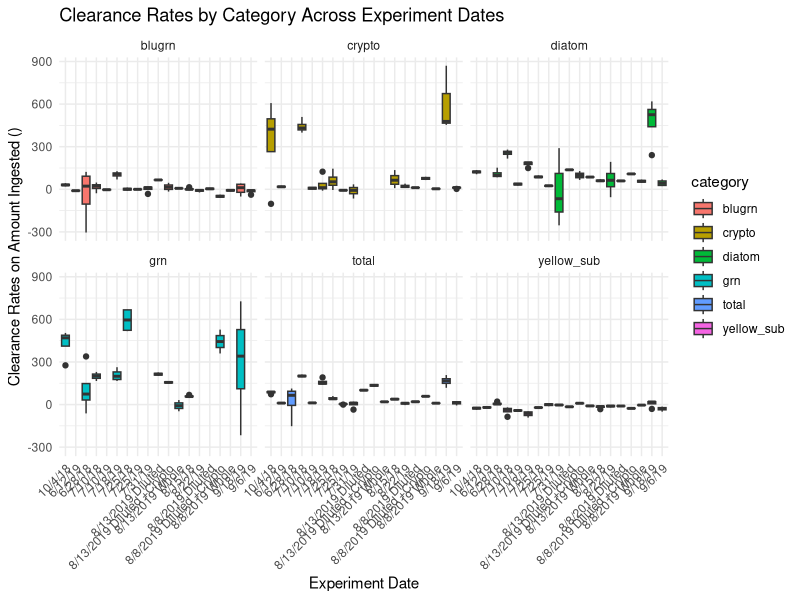
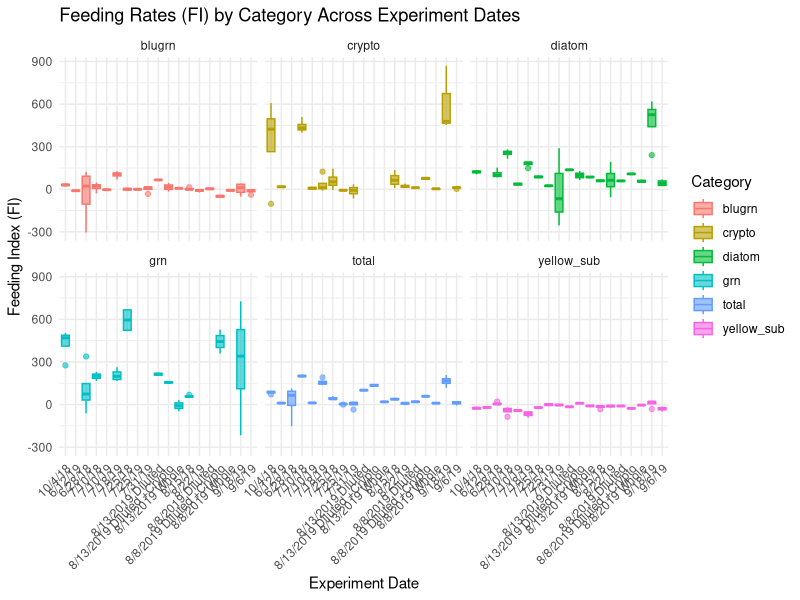
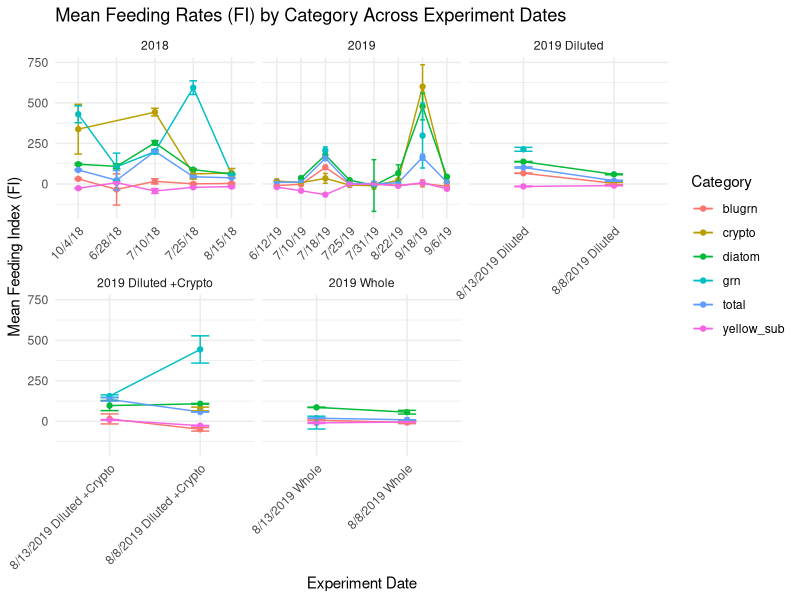
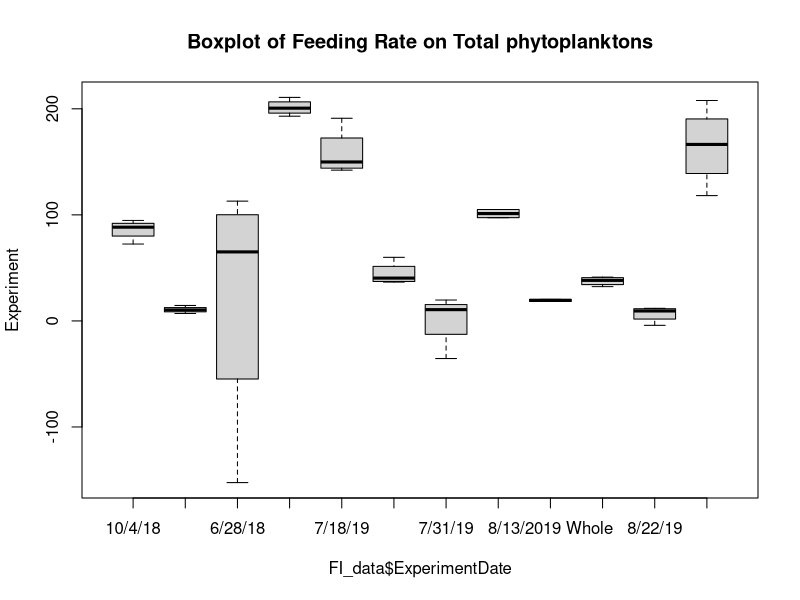

These charts were generated, in order, by the following R code: (Note: this script raises an error after producing the figures.)
## ---- chunk 1
knitr::opts_chunk$set(echo = TRUE)
library(ggplot2)
library(ggrepel)
library(ggpubr)
library(tidyverse)
library(vegan)
## ---- chunk 2
fp_2019raw <- read.csv("inputs/fp_data/AllFPData2019.csv", header = T)
fp_2018raw <- read.csv("inputs/fp_data/AllFPData2018.csv", header = T)
fp_data <- rbind(fp_2018raw,fp_2019raw) %>%
  rename("blugrn" = Bluegreen,
         "grn" = `Green.Algae`,
         "diatom" = `Diatoms`,
         "crypto" = `Cryptophyta`,
         "yellow_sub" = `Yellow.substances`,
         "total" = `Total.conc.`,
         "date_time" = `Date.Time`,
         "exp_id" = `ExperimentJD`) %>%
  mutate(dd = lubridate::mdy_hm(date_time),
         Treatment = case_when(
           str_detect(Tank, "C") ~ "control",
           str_detect(Tank, "Q") ~ "quagga",
           .default = "other"
         )) %>%
  pivot_longer(cols = c(blugrn,grn,crypto,diatom,yellow_sub,total), 
               names_to = 'category', values_to = 'chla')
reading_summary <- fp_data %>%
  group_by(Treatment, TimePoint, Tank, ExperimentDate,WaterLocation) %>%
  summarise(n_readings = n_distinct(chla)) 
  
fp_summary <- fp_data %>%
  group_by(Treatment, TimePoint, Tank,ExperimentDate, category, exp_id,WaterLocation) %>%
  summarise(across(c(chla, dd), list(avg = mean), .names = "{.fn}_{.col}")) %>%
  arrange(Treatment, Tank, ExperimentDate, exp_id, avg_dd) %>%
  group_by(Treatment, Tank, ExperimentDate, exp_id,category) %>%
  mutate(
    interval_mins = as.numeric(difftime(avg_dd, lag(avg_dd), units = "mins")),
    # Calculate total elapsed time from T0 for that group
    total_elapsed_hrs = as.numeric(difftime(avg_dd, min(avg_dd), units = "hours"))
  ) %>%
  ungroup() %>%
  ## Add volumes
  # In both 2018 and 2019, all tank started with 14L of screened water. 25ml were taken out at each time point for fp and flowcam readings
  group_by(Treatment, Tank, ExperimentDate, exp_id, category,WaterLocation) %>%
  mutate(
    reading_number = row_number(),
    V = 14000,
    VFWC = reading_number * 25
  ) %>%
  mutate(
    VFM = V - VFWC
  ) %>%
  ungroup()
## ---- chunk 3
#Calculations for control data to get final mixed measurements to correct for settling and death in mussel grazer experiments 
control_summary_data <- fp_summary %>%
  filter(Treatment == "control") %>%
  select(-Treatment) %>%
  group_by(Tank, ExperimentDate, category, exp_id,WaterLocation) %>%
  summarise(control_elapsed_hour = max(total_elapsed_hrs),
         C0 = avg_chla[TimePoint == "0"],
         #Final control measurement after mixing
         CFM = avg_chla[TimePoint == "FM"]) %>%
  group_by(ExperimentDate, category, exp_id) %>%
  # get summarized data for growth rate correction in the quagga data
  summarise(avg_control_elapsed_hour=mean(control_elapsed_hour),
            avg_C0 = mean(C0),
            avg_CFM = mean(CFM))
  
  
#Calculations for experimental data to get final mixed measurements
exp_data <- fp_summary %>%
  filter(Treatment == "quagga") %>%
  select(-Treatment) %>%
  group_by(Tank, ExperimentDate, category, exp_id, V,WaterLocation) %>%
  summarise(
    quagga_elapsed_hour = max(total_elapsed_hrs),
         quagga_VFMx = min(VFM),
         Z0 = avg_chla[TimePoint == "0"],
         #Final control measurement after mixing
         ZFM = avg_chla[TimePoint == "FM"])

#Combine both data
final_data <- exp_data %>%
  left_join(control_summary_data, by = c("ExperimentDate", "category", "exp_id"))
# Calculate feeding rates
feeding_rates <- final_data %>%
  mutate(
    # No body size or ash-free dry weight were recorded. 
    # This calculation will assume uniform body weight across experiments
    # There were 20 mussels in each tank
    FI = (V/(quagga_elapsed_hour*20)) * (log(Z0)-log(ZFM)-log(avg_C0)+log(avg_CFM))
  )%>%
  ungroup() %>%
  filter(!is.infinite(FI)) %>%
  separate(ExperimentDate, into = c("Month", "Day", "Year"), sep = "/", remove = FALSE) %>%
  mutate(Year = case_when(
    Year %in% c('18','19') ~ paste0("20", Year),
    TRUE ~ Year))
write.csv(feeding_rates, "inputs/fp_data/All_feeding_rates.csv", row.names = FALSE, quote = FALSE)
## ---- chunk 4
# Plot 1: All categories faceted by category
ggplot(feeding_rates, aes(x = ExperimentDate, y = FI, fill = category)) +
  geom_boxplot() +
  facet_wrap(~category) +
  theme_minimal() +
  labs(title = "Clearance Rates by Category Across Experiment Dates",
       x = "Experiment Date",
       y = "Clearance Rates on Amount Ingested ()") +
  theme(axis.text.x = element_text(angle = 45, hjust = 1))

# Plot 2: All categories overlaid with colors
ggplot(feeding_rates, aes(x = ExperimentDate, y = FI, fill = category, color = category)) +
  geom_boxplot(alpha = 0.6) +
  facet_wrap(~category) +
  theme_minimal() +
  labs(title = "Feeding Rates (FI) by Category Across Experiment Dates",
       x = "Experiment Date",
       y = "Feeding Index (FI)",
       fill = "Category",
       color = "Category") +
  theme(axis.text.x = element_text(angle = 45, hjust = 1))

# Plot 3: Line plot showing mean FI per category per date
feeding_summary_plot <- feeding_rates %>%
  group_by(ExperimentDate, category,Year,WaterLocation) %>%
  summarise(mean_FI = mean(FI, na.rm = TRUE),
            se_FI = sd(FI, na.rm = TRUE) / sqrt(n())) %>%
  ungroup()

ggplot(feeding_summary_plot, aes(x = ExperimentDate, y = mean_FI, color = category, group = category)) +
  geom_line() +
  geom_point() +
  geom_errorbar(aes(ymin = mean_FI - se_FI, ymax = mean_FI + se_FI), width = 0.2) +
  facet_wrap(~Year, scales = "free_x") +
  theme_minimal()+
  labs(title = "Mean Feeding Rates (FI) by Category Across Experiment Dates",
       x = "Experiment Date",
       y = "Mean Feeding Index (FI)",
       color = "Category") +
  theme(axis.text.x = element_text(angle = 45, hjust = 1))

## ---- chunk 5
metaG <- c('6/12/19','8/22/19','7/18/19','7/31/19','8/13/2019 Diluted', '8/13/2019 Whole', '9/18/19','6/28/18','7/10/18','7/25/18','8/15/18','10/4/18')

metaG_fp <- feeding_rates %>%
  filter(ExperimentDate %in% metaG) %>%
  mutate(
    lake = case_when(
      WaterLocation == "WE4" ~ "LE",
      WaterLocation == "SB15" ~ "LH",
      TRUE ~ NA_character_
    ) 
  ) %>%
  select(Tank, ExperimentDate, category, FI, lake) %>%
  mutate(FI = if_else(is.nan(FI), 0, FI)) %>%
  pivot_wider(names_from = category, values_from = FI,values_fill = 0)

## Identify outliers with Dixon's Q test for feeding rate (FI) within each experiment date
FI_data <- metaG_fp[1:9]

q_FI_data <- FI_data %>%
  group_by(ExperimentDate) %>%
  summarise(
    Q_range = max(total) - min(total),
    Q_gap = max(total) - sort(total)[2],
    Q_statistic = Q_gap / Q_range,
    Q_critical = case_when(
      n() == 4 ~ 0.765, # Dixon's Q critical value for n=4 at 95% confidence level
      TRUE ~ NA_real_), 
    # Determine if the largest value in that experiment is an outlier based on Dixon's Q test
    has_outlier = ifelse(Q_statistic > Q_critical, TRUE, FALSE)
)


boxplot(FI_data$total~FI_data$ExperimentDate, main = "Boxplot of Feeding Rate on Total phytoplanktons", ylab = "Experiment")
## ---- chunk 6
## Remove the outliers flaged by Dixon's Q test from the metaG_fp dataset

metaG_fp_clean <- metaG_fp %>%
  left_join(q_FI_data %>% select(ExperimentDate, has_outlier), by = "ExperimentDate") %>%
  group_by(ExperimentDate) %>%
  mutate(is_outlier = ifelse(has_outlier & total == max(total), TRUE, FALSE)) %>%
  ungroup() %>%
  filter(!is_outlier) %>%
  select(-has_outlier, -is_outlier)
write.csv(metaG_fp_clean, "inputs/fp_data/ND_metaG_samples_fp.csv", row.names = FALSE, quote = FALSE)
## ---- chunk 7
metaG_fp_clean <- read.csv("inputs/fp_data/ND_metaG_samples_fp.csv", header = TRUE)
metaG_FI <- metaG_fp_clean %>%
  select(1:9) %>%
  pivot_longer(cols = c(blugrn, grn, diatom, crypto, yellow_sub,total), names_to = "category", values_to = "FI") %>%
  mutate(year_month_date = case_when(
    ExperimentDate == "6/12/19" ~ "2019_06_12",
    ExperimentDate == "7/18/19" ~ "2019_07_18",
    ExperimentDate == "7/31/19" ~ "2019_07_31",
    ExperimentDate == "8/13/2019 Diluted" ~ "2019_08_13_Diluted",
    ExperimentDate == "8/13/2019 Whole" ~ "2019_08_13_Whole",
    ExperimentDate == "8/22/19" ~ "2019_08_22",
    ExperimentDate == "9/18/19" ~ "2019_09_18",
    ExperimentDate == "6/28/18" ~ "2018_06_28",
    ExperimentDate == "7/10/18" ~ "2018_07_10",
    ExperimentDate == "7/25/18" ~ "2018_07_25",
    ExperimentDate == "8/15/18" ~ "2018_08_15",
    ExperimentDate == "10/4/18" ~ "2018_10_04"
  )) %>%
  separate(year_month_date, into = c("year", "month", "date"),remove = F, sep = "_") %>%
  mutate(lake_year = paste0(lake, " ", year)) %>%
  mutate(month_date = paste0(month, "_", date)) %>%
  mutate(category_clean = case_when(
    category == "blugrn" ~ "Bluegreen (Cyanobacteria)",
    category == "grn" ~ "Green algae",
    category == "diatom" ~ "Diatoms",
    category == "crypto" ~ "Cryptophyta",
    category == "yellow_sub" ~ "Yellow substances",
    category == "total" ~ "Total phytoplanktons"
  ))
  
# plot 2018 Lake Erie samples
ggplot(metaG_FI %>% filter(lake_year == 'LE 2018'), aes(x = FI, y = category_clean, fill = category)) +
  geom_boxplot(alpha = 0.6) +
  labs(title = "Feeding rates by algal group across lake samples",
       x = "Clearance Rate on Amount Ingested \n(mL/hr per mussel)",
       y = NULL,
       fill = "Algal group") +
  scale_fill_manual(values = c("blugrn" = "#1b9e77", "grn" = "#66a61e", 
                               "diatom" = "#d95f02", "crypto" = "#e7298a", 
                               "yellow_sub" = "yellow", "total" = "#7570b3")) +
  facet_grid(rows = vars(lake_year), cols = vars(month_date), scales = "free_y") +
  theme_pubclean()+
  theme(plot.title= element_text(size=15,color='black',hjust=0.39,face = "bold"),
        axis.line = element_line(linewidth=0, colour = "black"),
          axis.ticks = element_line(linewidth=1, colour = "black"),
          axis.text.y = element_text(hjust = 0,size=12,color='black',face = "bold"),
          axis.text.x = element_text(hjust = 0.5,size=12,color='black',face = "bold", angle = 90),
          axis.title = element_text(size=12,color='black',face = "bold"),
          #panel.background = element_rect(fill = "snow"),
          panel.border = element_rect(color = "black", fill = NA, linewidth = 1.5),
          legend.title = element_text(size=10,color='black',hjust=0.5, face = "bold"),
          legend.position = 'right',
          panel.grid.major = element_blank())
ggsave("figures/fig3A/supplFig_2018_LE_FI_algal_group.png", width = 10, height = 4, dpi = 300)

# plot 2019 Lake Erie samples
ggplot(metaG_FI %>% filter(lake_year == 'LE 2019'), aes(x = FI, y = category_clean, fill = category)) +
  geom_boxplot(alpha = 0.6) +
  labs(title = "Feeding rates by algal group across lake samples",
       x = "Clearance Rate on Amount Ingested \n(mL/hr per mussel)",
       y = NULL,
       fill = "Algal group") +
  scale_fill_manual(values = c("blugrn" = "#1b9e77", "grn" = "#66a61e", 
                               "diatom" = "#d95f02", "crypto" = "#e7298a", 
                               "yellow_sub" = "yellow", "total" = "#7570b3")) +
  facet_grid(rows = vars(lake_year), cols = vars(month_date), scales = "free_y") +
  theme_pubclean()+
  theme(plot.title= element_text(size=15,color='black',hjust=0.39,face = "bold"),
        axis.line = element_line(linewidth=0, colour = "black"),
          axis.ticks = element_line(linewidth=1, colour = "black"),
          axis.text.y = element_text(hjust = 0,size=12,color='black',face = "bold"),
          axis.text.x = element_text(hjust = 0.5,size=12,color='black',face = "bold", angle = 90),
          axis.title = element_text(size=12,color='black',face = "bold"),
          #panel.background = element_rect(fill = "snow"),
          panel.border = element_rect(color = "black", fill = NA, linewidth = 1.5),
          legend.title = element_text(size=10,color='black',hjust=0.5, face = "bold"),
          legend.position = 'right',
          panel.grid.major = element_blank())
ggsave("figures/fig3A/supplFig_2019_LE_FI_algal_group.png", width = 10, height = 4, dpi = 300)

# plot 2019 Lake Huron samples
ggplot(metaG_FI %>% filter(lake_year == 'LH 2019'), aes(x = FI, y = category_clean, fill = category)) +
  geom_boxplot(alpha = 0.6) +
  labs(title = "Feeding rates by algal group across lake samples",
       x = "Clearance Rate on Amount Ingested \n(mL/hr per mussel)",
       y = NULL,
       fill = "Algal group") +
  scale_fill_manual(values = c("blugrn" = "#1b9e77", "grn" = "#66a61e", 
                               "diatom" = "#d95f02", "crypto" = "#e7298a", 
                               "yellow_sub" = "yellow", "total" = "#7570b3")) +
  facet_grid(rows = vars(lake_year), cols = vars(month_date), scales = "free_y") +
  theme_pubclean()+
  theme(plot.title= element_text(size=15,color='black',hjust=0.39,face = "bold"),
        axis.line = element_line(linewidth=0, colour = "black"),
          axis.ticks = element_line(linewidth=1, colour = "black"),
          axis.text.y = element_text(hjust = 0,size=12,color='black',face = "bold"),
          axis.text.x = element_text(hjust = 0.5,size=12,color='black',face = "bold", angle = 90),
          axis.title = element_text(size=12,color='black',face = "bold"),
          #panel.background = element_rect(fill = "snow"),
          panel.border = element_rect(color = "black", fill = NA, linewidth = 1.5),
          legend.title = element_text(size=10,color='black',hjust=0.5, face = "bold"),
          legend.position = 'right',
          panel.grid.major = element_blank())
ggsave("figures/fig3A/supplFig_2019_LH_FI_algal_group.png", width = 10, height = 4, dpi = 300)
## ---- chunk 8
metaG_fp_downstream <- metaG_fp_clean %>%
  # if bluegreen FI is negative in that treatment, move everything up by adding the absolute value of the most negative bluegreen FI in that treatment
  group_by(ExperimentDate, Tank) %>%
  mutate(blugrn_prime = if_else(blugrn < 0, blugrn + abs(min(blugrn)) + 0.0000001, blugrn),
         grn_prime = if_else(blugrn < 0, grn + abs(min(blugrn)) + 0.0000001, grn),
         diatom_prime = if_else(blugrn < 0, diatom + abs(min(blugrn)) + 0.0000001, diatom),
         crypto_prime = if_else(blugrn < 0, crypto + abs(min(blugrn)) + 0.0000001, crypto),
         yellow_sub_prime = if_else(blugrn < 0, yellow_sub + abs(min(blugrn)) + 0.0000001, yellow_sub),
         total_prime = if_else(blugrn < 0, total + abs(min(blugrn)) + 0.0000001, total)) %>%
  ungroup() %>%
  # FI on diatom and yellow substances are prone to inflation because of very low abundance.
  # selectivity is calculated here as the ratio between bluegreen and total chlorophyll-a instead of bluegreen versus all other food because the latter can be easily inflated by low FI on other food categories.
  mutate(selectivity_blugrn = blugrn_prime / (total_prime))

## ---- chunk 9
# Plot feeding index for total chlorophyll-a and selectivity for bluegreens across samples
comm_traits <- metaG_fp_downstream %>%
  select(Tank, ExperimentDate, lake, total, selectivity_blugrn) %>%
  separate(ExperimentDate, into = c("Date", "Column"), sep = " ") %>%
  mutate(Column = case_when(
           is.na(Column) ~ "Whole",
           TRUE ~ Column
         )) %>%
  filter(Column == "Whole") %>%
  separate(Date, into = c("Month", "Day", "Year"), sep = "/") %>%
  mutate(Tank = gsub("Q","R", Tank)) %>%
  mutate(Year = gsub('2019',"19", Year)) %>%
  mutate(lake = case_when(
    lake == "LE" ~ "Lake Erie",
    lake == "LH" ~ "Lake Huron",
    TRUE ~ NA_character_
  )) %>%
  mutate(`Lake System` = paste0('20',Year,' ', lake)) %>%
  mutate(Date = paste(Year, paste0(0,Month), Day, sep = "_")) %>%
  mutate(Date = gsub('18_010_4',"18_10_4", Date)) %>%
  mutate(Timepoint = paste(Month, Day, sep = "/")) %>%
  mutate(Month = case_when(
    Month == '10' ~ '10',
    TRUE ~ paste0(0, Month)
  )) 

mean_comm_traits <- comm_traits %>%
  select(Date, total, selectivity_blugrn, Month, Timepoint, `Lake System`) %>%
  group_by(Date, Month, Timepoint, `Lake System`) %>%
  summarise(`Mussel Total Feeding Rate` = mean(total),
            mtfr_se = sd(total) / sqrt(n()),
            `Mussel Selectivity` = mean(selectivity_blugrn),
            select_se = sd(selectivity_blugrn) / sqrt(n())) %>%
  ungroup()

ggplot(mean_comm_traits, aes(x = `Mussel Selectivity`, y = `Mussel Total Feeding Rate`)) +
  geom_point(aes(fill = `Lake System`, shape = Month),size = 4) +
  scale_fill_manual(name = "Lake System", 
                    values = c("2018 Lake Erie" = "peachpuff2", 
                               "2019 Lake Erie" = "cyan4", 
                               "2019 Lake Huron" = "lightpink4")) +
  scale_shape_manual(name = "Month", 
                     values = c("06" = 21, "07" = 22, 
                                "08" = 23,"09" = 24, "10" = 25))+
  guides(fill = guide_legend(override.aes = list(shape = 21)),
         alpha = "none",
         shape = guide_legend(override.aes = list(fill = "grey80"))) +
  geom_errorbar(aes(ymin = `Mussel Total Feeding Rate` - mtfr_se, ymax = `Mussel Total Feeding Rate` + mtfr_se), 
                width = 0.02, color = "grey30", lineend = "butt") +
  geom_errorbar(aes(xmin = `Mussel Selectivity` - select_se, xmax = `Mussel Selectivity` + select_se), 
                height = 0.02, color = "grey30", lineend = "butt") +
  labs(title = "Community Defense Traits",
       x = "Mussel selectivity for Cyanobacteria (Bluegreens : Total Chlorophyll-a)",
       y = "Total volume of phytoplanktons ingested per mussel per hour") +
  ggrepel::geom_text_repel(aes(label = Timepoint), size = 3, color = "black", fontface = "bold") +
  theme_pubclean()+
  theme(plot.title= element_text(size=15,color='black',hjust=0.39,face = "bold"),
        axis.line = element_line(size=0, colour = "black"),
          axis.ticks = element_line(size=1, colour = "black"),
          axis.text.y = element_text(hjust = 0,size=16,color='black',face = "bold"),
          axis.text.x = element_text(hjust = 0.5,size = 16,color='black',face = "bold", angle = 90),
          axis.title = element_text(size=12,color='black',face = "bold"),
          panel.background = element_blank(),
          panel.border = element_rect(color = "black", fill = NA, linewidth = 1.5),
          legend.title = element_text(size=10,color='black',hjust=0.5, face = "bold"),
          legend.position = 'right',
          panel.grid.major = element_blank(),
        panel.grid.minor = element_blank())
ggsave("figures/fig3A/ND2019_metaG_samples_community_defense_traits.png", width = 6, height = 4.5, dpi = 300)
## ---- chunk 10
## Microcystis clade abundance data quantified by mapping metaG reads to the lgt_516 marker gene 
mcy_clade_comp <- read.csv('inputs/clade_lgt_abundance.csv', header = TRUE) %>%
  mutate(sample_name = paste0(20,sample_name)) %>%
  select(-sum_TPM) %>%
  pivot_wider(names_from = Clade, values_from = sum_TPM_rel_abund) %>%
  mutate(UNKNOWN = Un+Unknown) %>% 
  select(-Un, -Unknown) %>%
  filter(Treatment == "control") %>%
  # remove diluted samples
  filter(!SampleID %in% c("ND-51", "ND-52")) %>%
  mutate(sample_name = gsub('2018',"18", sample_name)) %>%
  mutate(sample_name = gsub('2019',"19", sample_name)) 

# check if clade abundance sum up to 100
check_clade_sum <- mcy_clade_comp %>%
  select(9:ncol(mcy_clade_comp)) %>%
  rowwise() %>%
  mutate(total_clade_abundance = sum(c_across(everything()))) %>%
  ungroup() %>%
  pull(total_clade_abundance)

check_clade_sum
## ---- chunk 11
# Summarize trait data and clade composition data
mean_clade_comp <- mcy_clade_comp %>%
  select(Date, 9:ncol(mcy_clade_comp)) %>%
  group_by(Date) %>%
  summarise(across(everything(), mean)) %>%
  ungroup()

# Combine the summarized trait data and clade composition data
trait_clade_table <- mean_comm_traits %>%
  select(Date, Month, Timepoint, `Lake System`, `Mussel Total Feeding Rate`,`Mussel Selectivity`) %>%
  left_join(mean_clade_comp, by = "Date") %>%
  # Since higher feeding rate and selectivity indicate stronger defense, I will use negative values of these two traits to represent community defense level in the PCA analysis.
  mutate(Inhibition = -`Mussel Total Feeding Rate`,
         Unpalatability = -`Mussel Selectivity`)

# Perform PCA on Microcystis clade composition and traits
pca_result<- prcomp(trait_clade_table %>%
                      column_to_rownames(var = "Date") %>%
                      select(-Month, -Timepoint, -`Lake System`,-`Mussel Total Feeding Rate`, -`Mussel Selectivity`), scale. = TRUE)

## Extract PCA scores and combine with FI data
pca_scores <- as.data.frame(pca_result$x) %>%
  rownames_to_column(var = "Date") %>%
  left_join(trait_clade_table, by = "Date") 

## Extract loadings
pca_loadings <- as.data.frame(pca_result$rotation) %>%
  rownames_to_column(var = "Clade") %>%
  mutate(seg_color  = case_when(
    Clade %in% c("Inhibition","Unpalatability") ~ "Community defense traits",
    Clade %in% c("Mae1", "Mae3_1","Mae3_3","Mae4","Mae5","Mae8","Mfl_ae1","Mfl_ae3") ~ "Laboratory-tested clades",
    TRUE ~ "Untested clades"
  ))

## Eigenvalues for variance explained
eigenvalues <- pca_result$sdev^2
variance_explained <- eigenvalues / sum(eigenvalues) *100

# Plot PCA biplot
ggplot(pca_scores, aes(x = PC1, y = PC2)) +
  geom_point(aes(fill = `Lake System`, shape = Month),size = 4) +
  scale_fill_manual(name = "Lake System", 
                    values = c("2018 Lake Erie" = "peachpuff2", 
                               "2019 Lake Erie" = "cyan4", 
                               "2019 Lake Huron" = "lightpink4")) +
  scale_shape_manual(name = "Month", 
                     values = c("06" = 21, "07" = 22, 
                                "08" = 23,"09" = 24, "10" = 25))+
  guides(fill = guide_legend(override.aes = list(shape = 21)),
         alpha = "none",
         shape = guide_legend(override.aes = list(fill = "grey80"))) +
  geom_segment(data = pca_loadings %>%
                 filter(seg_color %in% c('Laboratory-tested clades','Untested clades')), aes(x = 0, y = 0, 
                                        xend = PC1*6, 
                                        yend = PC2*6,
                                        color = seg_color),
                                        alpha = 0.8,
                                        linewidth = 1.2, 
               arrow = arrow(length = unit(0.1, "cm"))) +
  geom_segment(data = pca_loadings%>%
                 filter(seg_color %in% c('Community defense traits')), aes(x = 0, y = 0, 
                                        xend = PC1*6, 
                                        yend = PC2*6,
                                        color = seg_color),
                                        alpha = 0.8,
                                        linewidth = 1.2, 
               arrow = arrow(length = unit(0.1, "cm"))) +
  geom_text_repel(data = pca_loadings, 
                  aes(x = PC1*6, y = PC2*6, label = Clade), size = 3, 
                  color = "black", fontface = "bold", max.overlaps = 20) +
  geom_text_repel(data = pca_scores, 
                  aes(x = PC1, y = PC2, label = Timepoint), 
                  size = 3, color = "black") +
  scale_color_manual(values = c(
    "Community defense traits" = "lightpink4", 
    "Laboratory-tested clades" = "lightblue4", 
    "Untested clades" = "grey80")) +
  labs(title = "Lake Microcystis Clade Composition and Defense Trait",
       x = paste0("PC1 (", round(variance_explained[1], 1), "%)"),
       y = paste0("PC2 (", round(variance_explained[2], 1), "%)"),
       color = "PCA Loadings") +
  theme_pubclean()+
  theme(plot.title= element_text(size=15,color='black',hjust=0.39,face = "bold"),
        axis.line = element_line(size=0, colour = "black"),
          axis.ticks = element_line(size=1, colour = "black"),
          axis.text.y = element_text(hjust = 0,size=12,color='black',face = "bold"),
          axis.text.x = element_text(hjust = 0.5,size=12,color='black',face = "bold", angle = 90),
          axis.title = element_text(size=12,color='black',face = "bold"),
          #panel.background = element_rect(fill = "snow"),
          panel.border = element_rect(color = "black", fill = NA, linewidth = 1.5),
          legend.title = element_text(size=10,color='black',hjust=0.5, face = "bold"),
          legend.position = 'right',
          panel.grid.major = element_blank())
ggsave("figures/fig3B/metaG_clade_trait_PCA_biplot.png", width = 8, height = 6, dpi = 300)
## ---- chunk 12
# Plot PCA biplot
ggplot(pca_scores, aes(x = PC2, y = PC3)) +
  geom_point(aes(fill = `Lake System`, shape = Month),size = 4) +
  scale_fill_manual(name = "Lake System", 
                    values = c("2018 Lake Erie" = "peachpuff2", 
                               "2019 Lake Erie" = "cyan4", 
                               "2019 Lake Huron" = "lightpink4")) +
  scale_shape_manual(name = "Month", 
                     values = c("06" = 21, "07" = 22, 
                                "08" = 23,"09" = 24, "10" = 25))+
  guides(fill = guide_legend(override.aes = list(shape = 21)),
         alpha = "none",
         shape = guide_legend(override.aes = list(fill = "grey80"))) +
  geom_segment(data = pca_loadings %>%
                 filter(seg_color %in% c('Laboratory-tested clades','Untested clades')), aes(x = 0, y = 0, 
                                        xend = PC2*6, 
                                        yend = PC3*6,
                                        color = seg_color),
                                        alpha = 0.8,
                                        linewidth = 1.2, 
               arrow = arrow(length = unit(0.1, "cm"))) +
  geom_segment(data = pca_loadings%>%
                 filter(seg_color %in% c('Community defense traits')), aes(x = 0, y = 0, 
                                        xend = PC2*6, 
                                        yend = PC3*6,
                                        color = seg_color),
                                        alpha = 0.8,
                                        linewidth = 1.2, 
               arrow = arrow(length = unit(0.1, "cm"))) +
  geom_text_repel(data = pca_loadings, 
                  aes(x = PC2*6, y = PC3*6, label = Clade), size = 3, 
                  color = "black", fontface = "bold") +
  geom_text_repel(data = pca_scores, 
                  aes(x = PC2, y = PC3, label = Timepoint), 
                  size = 3, color = "black") +
  scale_color_manual(values = c(
    "Community defense traits" = "lightpink4", 
    "Laboratory-tested clades" = "lightblue4", 
    "Untested clades" = "grey80")) +
  labs(title = "Lake Microcystis Clade Composition and Defense Trait",
       x = paste0("PC2 (", round(variance_explained[2], 1), "%)"),
       y = paste0("PC3 (", round(variance_explained[3], 1), "%)"),
       color = "PCA Loadings") +
  theme_pubclean()+
  theme(plot.title= element_text(size=15,color='black',hjust=0.39,face = "bold"),
        axis.line = element_line(size=0, colour = "black"),
          axis.ticks = element_line(size=1, colour = "black"),
          axis.text.y = element_text(hjust = 0,size=12,color='black',face = "bold"),
          axis.text.x = element_text(hjust = 0.5,size=12,color='black',face = "bold", angle = 90),
          axis.title = element_text(size=12,color='black',face = "bold"),
          #panel.background = element_rect(fill = "snow"),
          panel.border = element_rect(color = "black", fill = NA, linewidth = 1.5),
          legend.title = element_text(size=10,color='black',hjust=0.5, face = "bold"),
          legend.position = 'right',
          panel.grid.major = element_blank())
ggsave("figures/fig3B/metaG_clade_trait_PCA23_biplot.png", width = 8, height = 6, dpi = 300)
## ---- chunk 13
# Plot PCA biplot
ggplot(pca_scores, aes(x = PC3, y = PC4)) +
  geom_point(aes(fill = `Lake System`, shape = Month),size = 4, alpha = 0.5) +
  scale_fill_manual(name = "Lake System", 
                    values = c("2018 Lake Erie" = "peachpuff2", 
                               "2019 Lake Erie" = "cyan4", 
                               "2019 Lake Huron" = "lightpink4")) +
  scale_shape_manual(name = "Month", 
                     values = c("06" = 21, "07" = 22, 
                                "08" = 23,"09" = 24, "10" = 25))+
  guides(fill = guide_legend(override.aes = list(shape = 21)),
         alpha = "none",
         shape = guide_legend(override.aes = list(fill = "grey80"))) +
  geom_segment(data = pca_loadings %>%
                 filter(seg_color %in% c('Laboratory-tested clades','Untested clades')), aes(x = 0, y = 0, 
                                        xend = PC3*5, 
                                        yend = PC4*5,
                                        color = seg_color),
                                        alpha = 0.8,
                                        linewidth = 1.2, 
               arrow = arrow(length = unit(0.1, "cm"))) +
  geom_segment(data = pca_loadings%>%
                 filter(seg_color %in% c('Community defense traits')), aes(x = 0, y = 0, 
                                        xend = PC3*5, 
                                        yend = PC4*5,
                                        color = seg_color),
                                        alpha = 1,
                                        linewidth = 1.2, 
               arrow = arrow(length = unit(0.1, "cm"))) +
  geom_text_repel(data = pca_loadings, 
                  aes(x = PC3*6, y = PC4*6, label = Clade), size = 2.5, 
                  color = "black", fontface = "bold", max.overlaps = 10) +
  geom_text_repel(data = pca_scores, 
                  aes(x = PC3, y = PC4, label = Timepoint), 
                  size = 2, color = "black", max.overlaps = 10) +
  scale_color_manual(values = c(
    "Community defense traits" = "lightpink4", 
    "Laboratory-tested clades" = "lightblue4", 
    "Untested clades" = "grey80")) +
  labs(title = "Lake Microcystis Clade Composition and Defense Trait",
       x = paste0("PC3 (", round(variance_explained[3], 1), "%)"),
       y = paste0("PC4 (", round(variance_explained[4], 1), "%)"),
       color = "PCA Loadings") +
  theme_pubclean()+
  theme(plot.title= element_text(size=15,color='black',hjust=0.39,face = "bold"),
        axis.line = element_line(size=0, colour = "black"),
          axis.ticks = element_line(size=1, colour = "black"),
          axis.text.y = element_text(hjust = 0,size=15,color='black',face = "bold"),
          axis.text.x = element_text(hjust = 0.5,size=15,color='black',face = "bold", angle = 90),
          axis.title = element_text(size=12,color='black',face = "bold"),
          #panel.background = element_rect(fill = "snow"),
          panel.border = element_rect(color = "black", fill = NA, linewidth = 1.5),
          legend.title = element_text(size=10,color='black',hjust=0.5, face = "bold"),
          legend.position = 'right',
          panel.grid.major = element_blank())
ggsave("figures/fig3B/metaG_clade_trait_PCA34_biplot.png", width = 6.5, height = 4.5, dpi = 300)
## ---- chunk 14
# Scree plot
plot_var_exp <- data.frame(
  PC = paste0("PC", 1:length(variance_explained)),
  Variance_Explained = round(variance_explained, 1)
)

ggplot(plot_var_exp, aes(x = reorder(PC, Variance_Explained, decreasing = T), y = Variance_Explained)) +
  geom_bar(stat = 'identity', fill = 'grey30') +
  geom_line() +
  geom_point() +
  ggrepel::geom_text_repel(aes(label = paste0(Variance_Explained, "%")), 
                           size = 5, fontface = "bold", max.overlaps = 10) +
  labs(title = "Scree Plot of PCA",
       x = "Principal Components", y = "Variance Explained (%)") +
  theme_pubclean()+
    theme(plot.title= element_text(size=15,color='black',hjust=0.39,face = "bold"),
          axis.line = element_line(linewidth=0, colour = "black"),
          axis.ticks = element_line(size=1, colour = "black"),
          axis.text.y = element_text(hjust = 0,size=10,color='black',face = "bold"),
          axis.text.x = element_text(hjust = 0.5,size=12,color='black',face = "bold", angle = 90),
          axis.title = element_text(size=15,color='black',face = "bold"),
          panel.background = element_rect(fill = "grey100"),
          panel.border = element_rect(color = "black", fill = NA, linewidth = 1.5),
          legend.title = element_text(size=10,color='black',hjust=0.5, face = "bold"),
          legend.text = element_text(size = 8),
          legend.box = "vertical",
          legend.position = "right",
          panel.grid.major = element_blank())

ggsave("figures/fig3B/suppl_clade_trait_PCA_scree_plot.png", width = 6, height = 4, dpi = 300)
